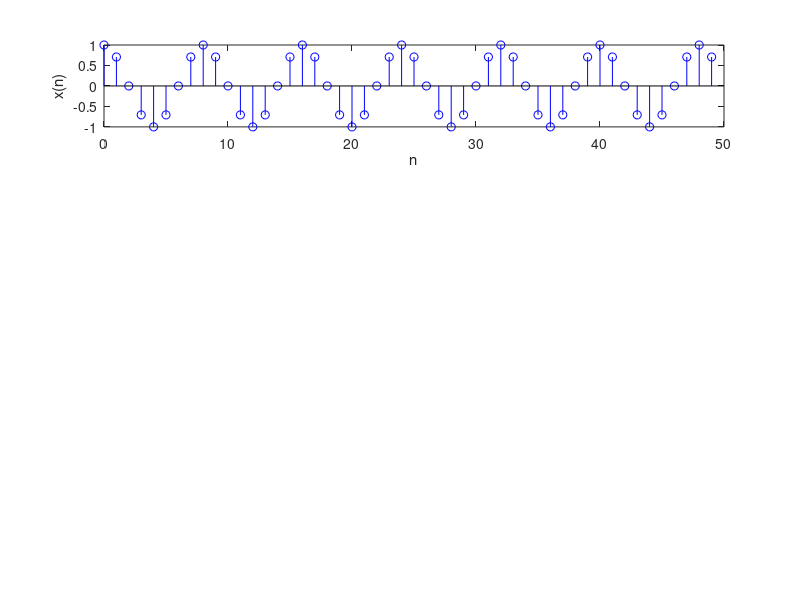

The MATLAB script that drew this image: (Note: this script raises an error after producing the figure.)
clc
clear all
close all

N = 50;
n = 0:1:N-1;
k = 0:1:N-1;
[x_n] = zeros(1,N);
for ii = 1:N
    % if(n(ii)==3)
    %     x_n(ii) = 1;
    % else
    %     x_n(ii) = 0;
    % end
    x_n(ii) = cos((pi/4)*n(ii));
end
subplot(4,1,1),stem(n,x_n,'b');
xlabel("n");
ylabel("x(n)");

[X] = DFT(x_n,N,n,k);
X_mag = abs(X);
X_ang = atan(imag(X)./real(X));

x_n_rec = IDFT(X,N,n,k);

subplot(4,1,2),stem(k,X_mag,'k');
xlabel("k");
ylabel("|X(k)|");

subplot(4,1,3),stem(k,X_ang,'k');
xlabel("k");
ylabel("\angle X(k)");

subplot(4,1,4),stem(n,x_n_rec,'r');
xlabel("n");
ylabel("x_r(n)");